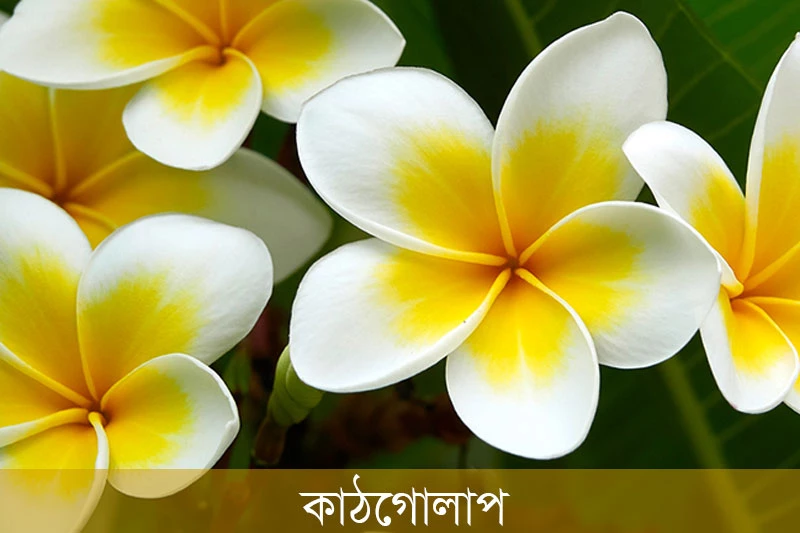
#> input picture imageLoad/kath_golap2.jpg, 800 x 533 px, found by its file name
$ python negative.py
#> lines starting #> are read from the running program, lines starting #| are printed output that depends on the picture
import cv2
import math
from google.colab.patches import cv2_imshow

inputImage = cv2.imread('/content/kath_golap2.jpg', 1)
#> inputImage is the input picture: shape (533, 800, 3); mean B, G, R 79.6, 154.4, 164

cv2_imshow(inputImage)

# Negate the original image
img_neg = 1 - inputImage
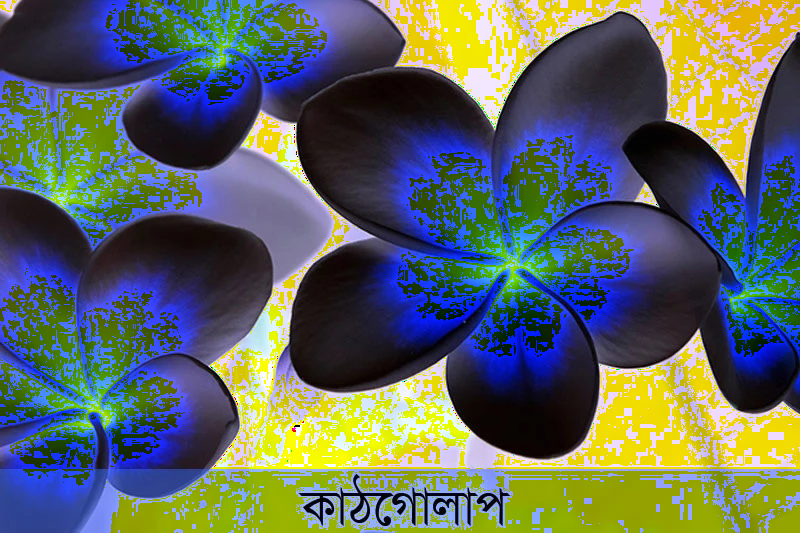
#> img_neg: shape (533, 800, 3); mean B, G, R 97.2, 102.5, 92.9

cv2_imshow(img_neg)

cv2.waitKey(0)
cv2.destroyAllWindows()
